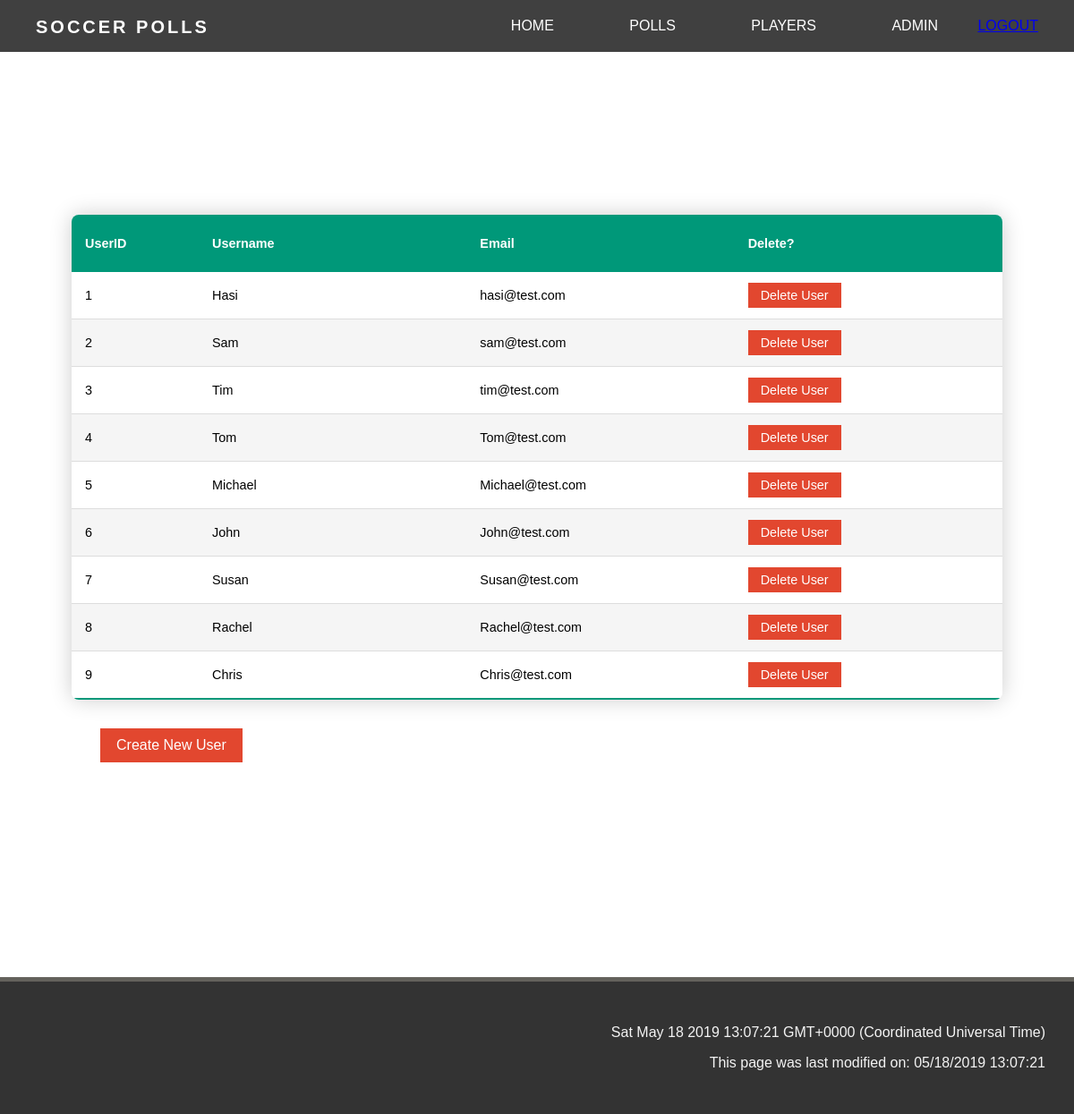
Page /admin (signed in) on the earlier database version.
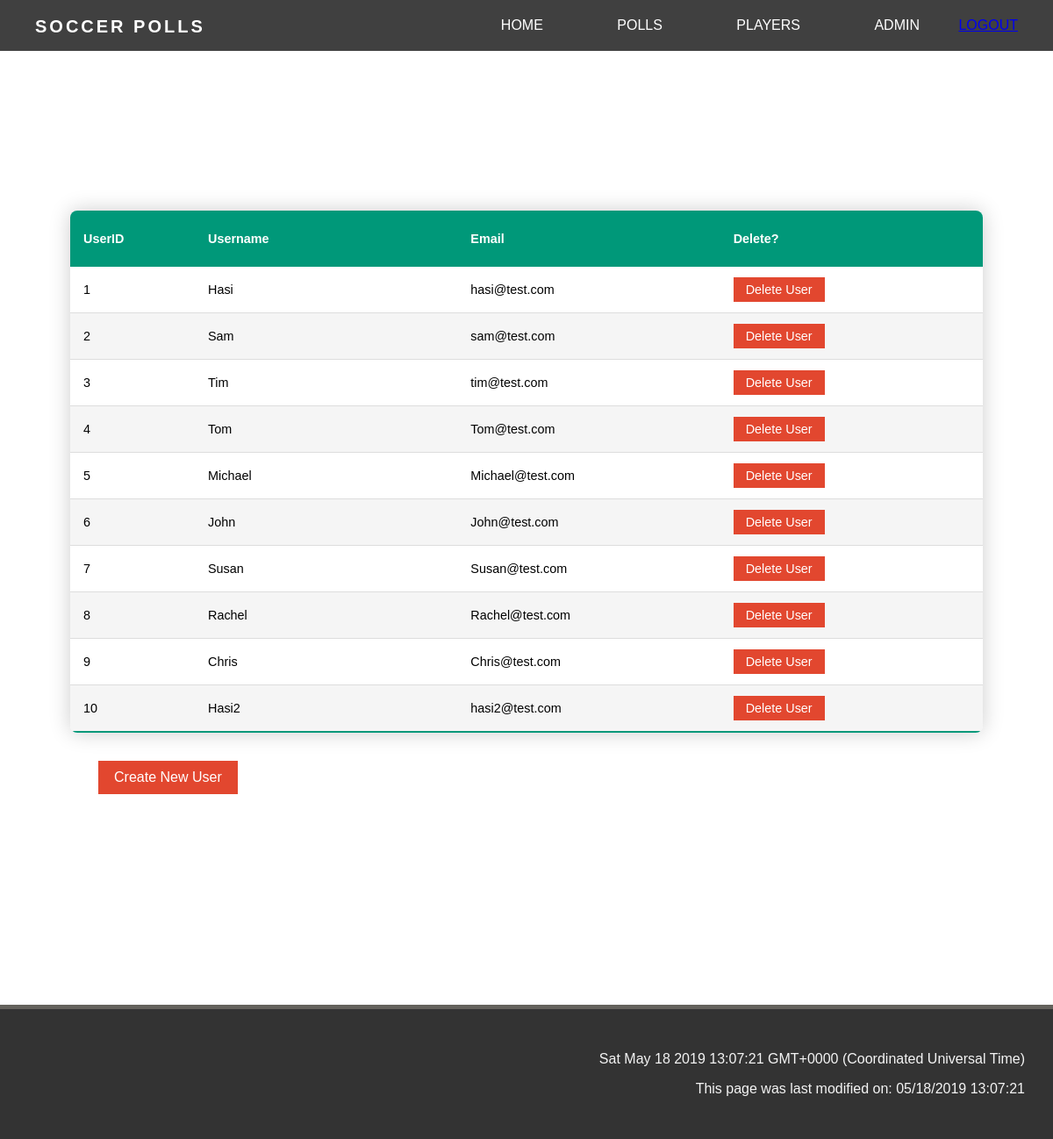
Same page on the later database version.
### app/models.py (models this page shows, shortened)
class User(UserMixin, db.Model):
    id = db.Column(db.Integer, primary_key=True)
    username = db.Column(db.String(64), index=True, unique=True)
    email = db.Column(db.String(120), index=True, unique=True)
    password_hash = db.Column(db.String(128))
    admin = db.Column(db.Boolean, index=False, default=False)
    createdpolls = db.relationship('Polls', backref='creator', lazy='dynamic')
    voter = db.relationship('PollVote', backref='voter', lazy='dynamic')

### app/routes.py (the view)
@app.route('/admin')
@login_required
def admin():
    if current_user.is_anonymous:
        return redirect(url_for('unauthorised'))
    if not current_user.admin:
        return redirect(url_for('unauthorised'))
    users = User.query.all()
    return render_template('admin.html', title='Admin Page', users=users)

### app/models.py (called while the page is built)
@login.user_loader
def load_user(id):
    return User.query.get(int(id))

### app/templates/admin.html
{% extends "base2.html" %}
{% block content %}
<div class="table-container">
    <table class="table-content">
        <thead>
            <tr>
                <th>UserID</th>
                <th>Username</th>
                <th>Email</th>
                <th>Delete?</th>
            </tr>
        </thead>
        <tbody>
            {% for user in users %}
            <tr id=user.id>
                <td>{{ user.id }} </td>
                <td class="fix-size">{{ user.username }}</td>
                <td class="fix-size">{{ user.email }}</td>
                <td class="fix-size"><a href="{{ url_for('deluser', userid=user.id) }}" class="tablebtn">Delete User </a></td>
            </tr>
            {% endfor %}
    </table>
    <a href="{{ url_for('usercreate')}}" class="otherbtn">Create New User </a>
</div>
{% endblock %}

Differences in the rows shown:
added User: id "10", username "Hasi2", email "hasi2@test.com"
